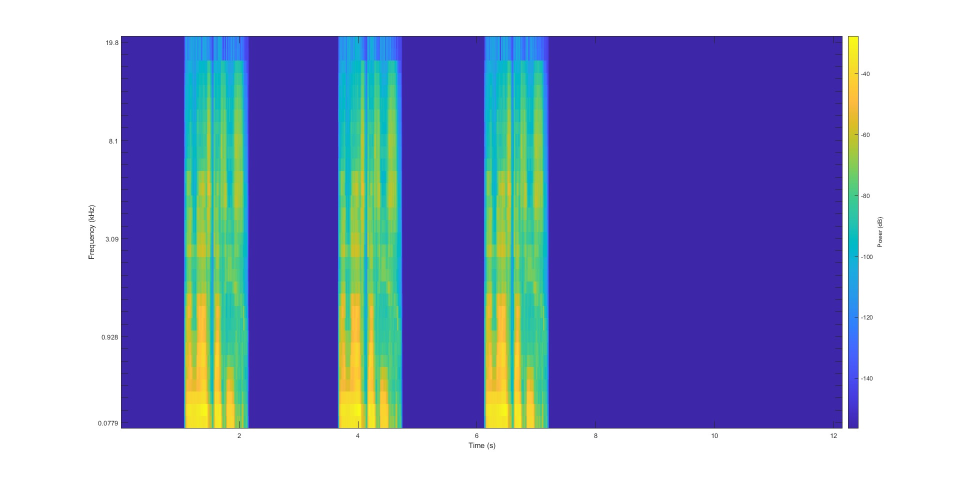
#> input picture AnastasisBiblicalGreek.jpg, 1920 x 963 px (shown at 1/2 size)
$ python mel_reconstruct.py
#> lines starting #> are read from the running program, lines starting #| are printed output that depends on the picture
import numpy as np
import matplotlib.pyplot as plt
from scipy.io.wavfile import write
from scipy.signal import istft
from PIL import Image

def mel_spectrogram_to_waveform(image_path, output_wav_path, sample_rate=22050):
    # Load the mel spectrogram image
#> called with image_path = 'AnastasisBiblicalGreek.jpg', output_wav_path = 'AnastasisBiblicalGreekRecon.wav', sample_rate = 22050
    img = Image.open(image_path).convert('L')  # Convert to grayscale
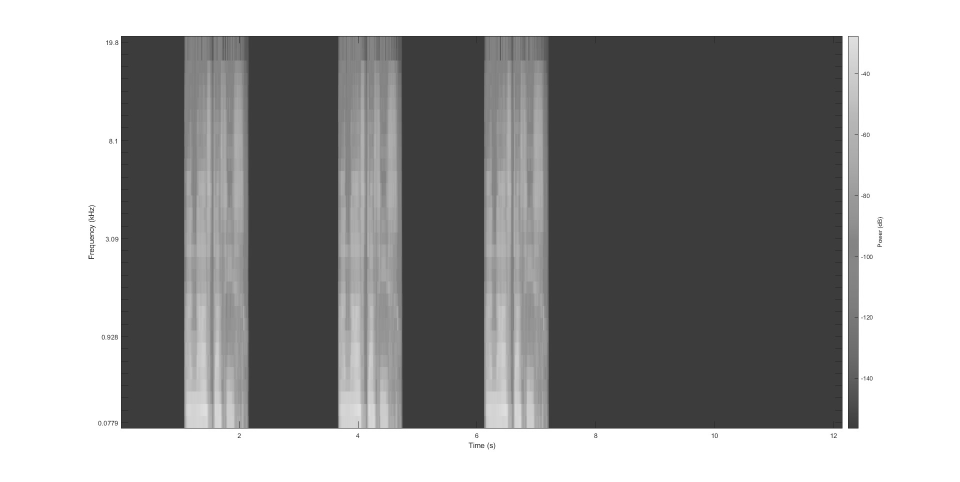
#> img: PIL image 1920x963 L (shown at 1/2 size); min 25, max 255, mean 149.9
    mel_spectrogram = np.array(img) / 255.0  # Normalize pixel values to [0, 1]

    # Reverse mel scaling to linear frequency scale (simple approximation)
    num_mel_bins, num_frames = mel_spectrogram.shape
#> num_mel_bins = 963; num_frames = 1920
    min_freq = 0
    max_freq = sample_rate / 2
    mel_scale = np.linspace(min_freq, max_freq, num_mel_bins)
#> mel_scale = 963 values from 0 to 11025
    linear_spectrogram = np.zeros_like(mel_spectrogram)

    for i, mel_freq in enumerate(mel_scale):
        linear_spectrogram[i, :] = mel_spectrogram[i, :]

    # Approximate the complex spectrogram
    magnitude_spectrogram = linear_spectrogram
    phase = np.random.uniform(0, 2 * np.pi, magnitude_spectrogram.shape)
    complex_spectrogram = magnitude_spectrogram * np.exp(1j * phase)

    # Perform the inverse Short-Time Fourier Transform (iSTFT)
    _, reconstructed_waveform = istft(complex_spectrogram, fs=sample_rate)

    # Normalize waveform to fit in [-1, 1]
    reconstructed_waveform = reconstructed_waveform / np.max(np.abs(reconstructed_waveform))

    # Save as a WAV file
    write(output_wav_path, sample_rate, (reconstructed_waveform * 32767).astype(np.int16))

    # Plot the reconstructed waveform
    plt.figure(figsize=(10, 4))
    plt.plot(reconstructed_waveform, color='blue')
    plt.title('Reconstructed Waveform')
    plt.xlabel('Time (samples)')
    plt.ylabel('Amplitude')
    plt.grid()
    plt.show()
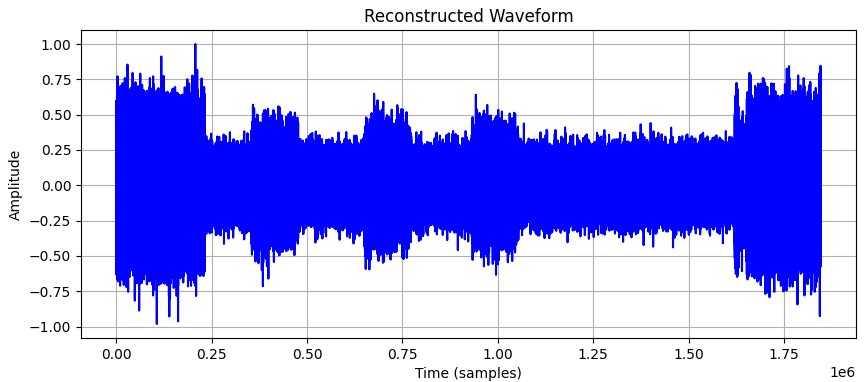
#> figure drawn by matplotlib, 1 panel; curve peaks at x = 207294, y = 1

# Example usage
image_path = 'AnastasisBiblicalGreek.jpg'  # Path to the mel spectrogram image
output_wav_path = 'AnastasisBiblicalGreekRecon.wav'  # Output WAV file path
mel_spectrogram_to_waveform(image_path, output_wav_path)

$ run again, with test.jpg copied over AnastasisBiblicalGreek.jpg
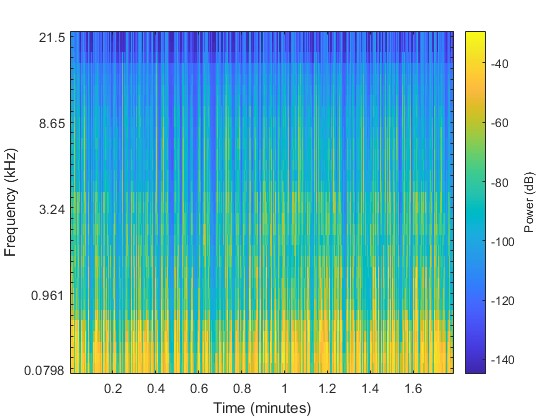
#> input picture test.jpg, 560 x 420 px
#> in mel_spectrogram_to_waveform, `img = Image.open(image_path).convert('L')`:
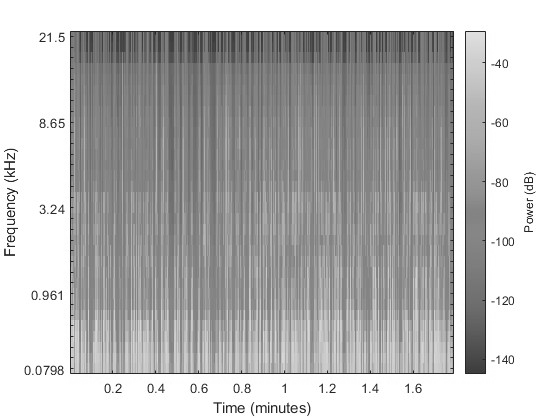
#> img: PIL image 560x420 L; min 23, max 255, mean 185.1
#> in mel_spectrogram_to_waveform, `plt.show()`:
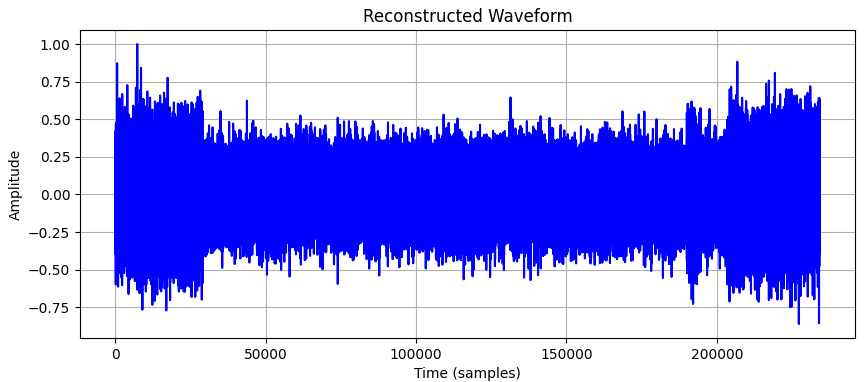
#> figure drawn by matplotlib, 1 panel; curve peaks at x = 7320, y = 1
